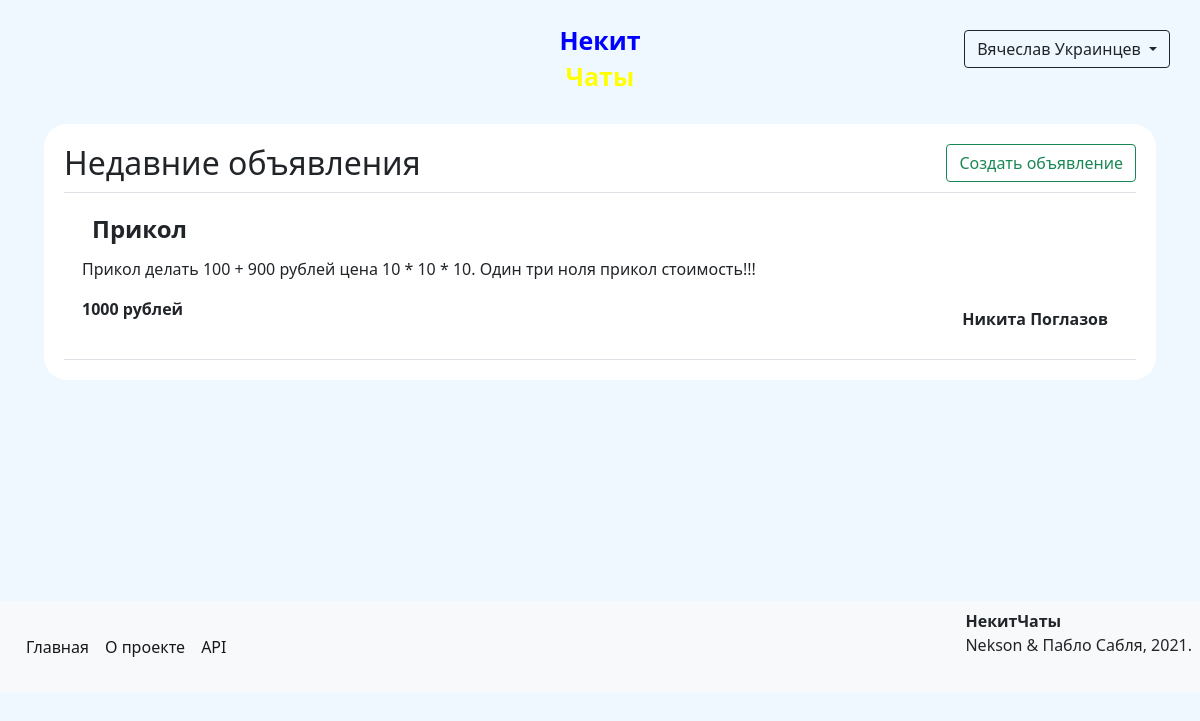
The app's page / (signed in), older data.
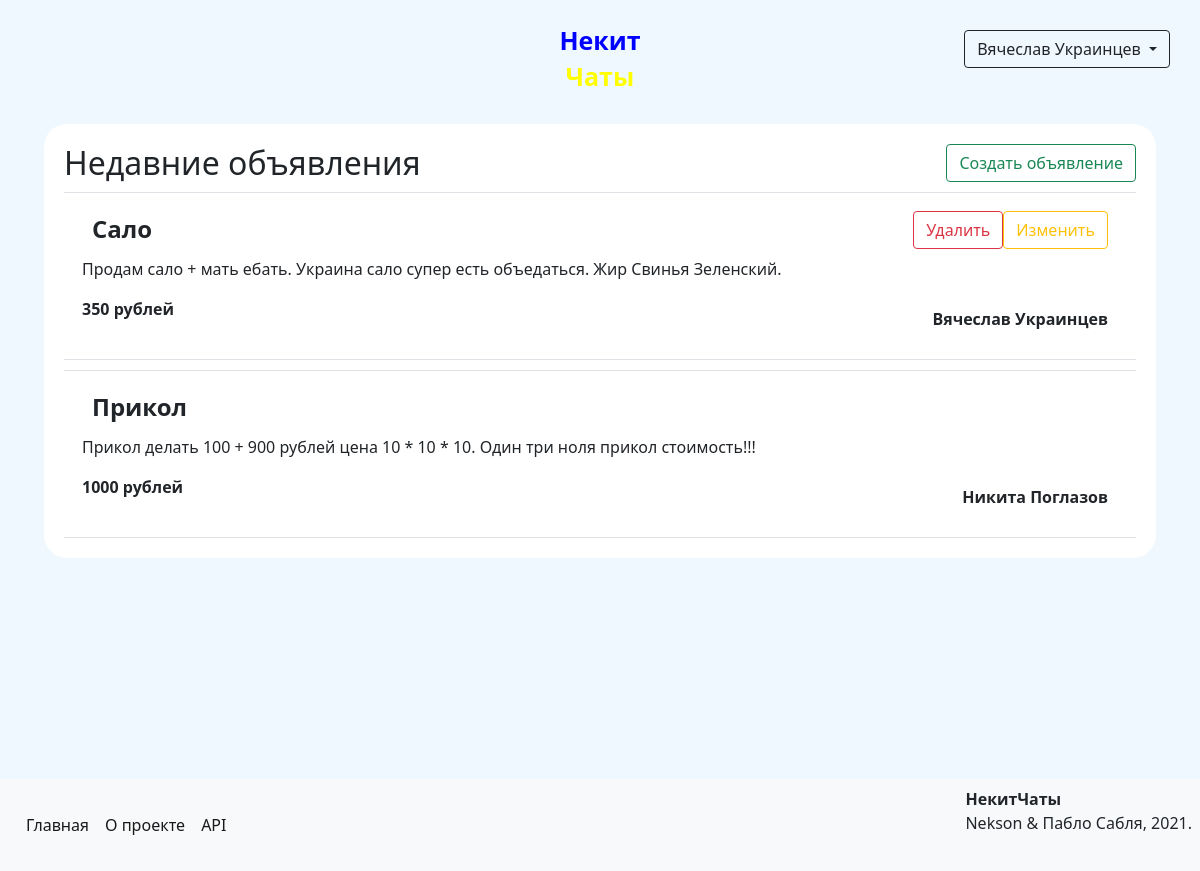
The same page, newer data.
### data/models/user.py (models this page shows, shortened)
class User(SqlAlchemyBase, UserMixin, SerializerMixin):
    __tablename__ = 'users'
    id = Column(Integer, autoincrement=True, primary_key=True)
    name = Column(Unicode)
    surname = Column(Unicode)
    birthday = Column(DateTime)
    email = Column(String, unique=True)
    phone_number = Column(String, unique=True)
    hashed_password = Column(String)
    registration_time = Column(DateTime, default=datetime.now)
    rating = Column(Integer, default=0)
    advertisements = relationship('Advertisement', back_populates='author')
    interests = relationship('Interest', secondary='users_to_interests', backref='users')

### data/models/advertisements.py (models this page shows)
class Advertisement(SqlAlchemyBase):
    __tablename__ = 'advertisements'
    id = Column(Integer, primary_key=True, autoincrement=True)
    title = Column(String)
    author_id = Column(Integer, ForeignKey('users.id'))
    created_at = Column(DateTime, default=datetime.now)
    price = Column(Integer)
    content_id = Column(Integer, ForeignKey('contents.id'))
    author = relationship('User', back_populates='advertisements')
    content = relationship('Content')
    interests = relationship('Interest', secondary='advertisements_to_interests', backref='advertisements')

### data/models/content.py (models this page shows)
class Content(SqlAlchemyBase, SerializerMixin):
    __tablename__ = 'contents'
    id = Column(Integer, autoincrement=True, primary_key=True)
    content = Column(Text)

### main.py (the view)
@app.route('/')
def index():
    if not current_user.is_authenticated:
        return redirect('/info')
    session = create_session()
    advertisements = session.query(Advertisement).all()[::-1][:6]
    return render_template('actual_ads.html', ads=advertisements)

### data/db_session.py (called while the page is built)
def create_session() -> Session:
    global __factory
    return __factory()

### main.py (called while the page is built)
@login_manager.user_loader
def load_user(user_id):
    session = create_session()
    return session.query(User).get(user_id)

### templates/actual_ads.html
{% extends "base.html" %}
{% block content %}
    <form>
        <div class="clearfix">
            <h2 class="float-right d-inline">Недавние объявления</h2>
            <a href="/advertisements/create" class="btn btn-outline-success float-end">Создать объявление</a>
        </div>
        {% for ad in ads %}
            <div class="p-2 border-top border-bottom">
                <div class="clearfix">
                    <div>
                        <b class="fs-4">{{ ad.title }}</b>
                        {% if current_user == ad.author %}
                            <a href="/advertisements/{{ ad.id }}/edit" class="btn btn-outline-warning float-end">Изменить</a>
                            <a href="/advertisements/{{ ad.id }}/delete" class="btn btn-outline-danger float-end">Удалить</a>
                        {% endif %}
                    </div>
                    <p>{{ ad.content.content }}</p>
                    <b>{{ ad.price }} рублей</b>
                    <div class="float-end">
                        <a href="/profile/{{ ad.author.id }}" class="text-reset"><b>{{ ad.author.name }} {{ ad.author.surname }}</b></a>
                    </div>
                </div>
            </div>
        {% endfor %}
    </form>
{% endblock %}

### templates/base.html (shortened to what this page needs)
<!DOCTYPE html>
<html lang="en">
<head>
    <link rel="stylesheet" href="/static/css/style.css">
    <link rel="stylesheet" href="https://cdn.jsdelivr.net/npm/bootstrap@5.0.0-beta1/dist/css/bootstrap.min.css"
>
</head>
<body>
<div class="header clearfix">
    {% if current_user.is_authenticated %}
        <div class="dropdown float-end">
            <button class="btn btn-outline-dark dropdown-toggle" type="button" id="dropdownMenuButton" data-toggle="dropdown" aria-haspopup="true" aria-expanded="false">
                {{ current_user.name }} {{ current_user.surname }}
            </button>
        </div>
    {% else %}
        <a class="btn btn-outline-dark register float-end" href="/register">Зарегистрироваться</a>
        <a class="btn btn-outline-dark login float-end" href="/login">Войти</a>
    {% endif %}
    <div class="logo">
        <a href="/">
            <p class="nekit">Некит</p>
            <p class="chats">Чаты</p>
        </a>
    </div>
</div>
<main role="main" class="container clearfix">
    {% block content %}{% endblock %}
</main>
<footer class="clearfix p-2 bg-light">
    <span class="fs-6 float-end"><b>НекитЧаты</b><br>Nekson & Пабло Сабля, 2021.</span>
    <nav class="navbar navbar-expand-lg navbar-light">
        <div class="collapse navbar-collapse" id="navbarSupportedContent">
          <ul class="navbar-nav me-auto mb-2 mb-lg-0">
            <li class="nav-item">
              <a class="nav-link active" href="/">Главная</a>
            </li>
            <li class="nav-item">
              <a class="nav-link active" href="/info">О проекте</a>
            </li>
            <li class="nav-item">
              <a class="nav-link active" href="/api">API</a>
            </li>
          </ul>
        </div>
    </nav>
</footer>
</body>
</html>

### static/css/style.css (style rules this page uses)
body { background-color: aliceblue !important; }
.logo { text-align: center; margin-left: auto; margin-right: auto; margin-top: 10px; margin-bottom: 10px; max-width: 150px; font-size: 25px; font-weight: 700; line-height: 20px; }
a { text-decoration: none !important; }
.header { background-color: aliceblue; margin-bottom: 10px; padding: 10px; }
.nekit { color: blue; }
.chats { color: yellow; }
div { margin: 10px; }
form { margin-left: auto; margin-right: auto; background-color: white; border: solid 2px aliceblue; border-radius: 25px; padding: 10px; }
footer { margin-top: 219px }

Row changes from the older to the newer data that the page shows:
added Advertisement: title "Сало", content.content "Продам сало + мать ебать. Украина сало супер есть объедаться. Жир Свинья Зеленский.", price "350", author.name "Вячеслав", author.surname "Украинцев"
